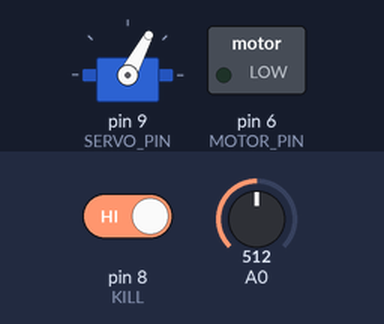
The sketch below on a simulated Arduino Uno, built with avr-gcc and run on an emulated ATmega328P. Shown: servo, switched loads named in the sketch (green lamp = pin HIGH). The inputs (shaded band) are chosen by the test bench; at power-on: pin 8 (KILL) HIGH, A0 = 512. Pins used as bus, display or sensor lines are not drawn.

Above: at 1.2 s.
1.3 s: pin 8 (KILL) driven LOW
At 2.0 s:
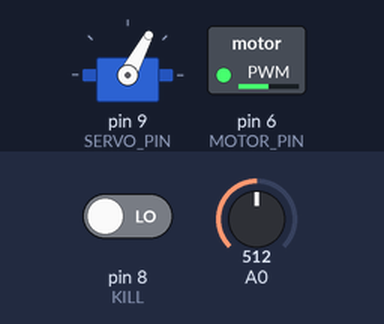
Timing chart, 0 to 4.3 s (numbered marks = the images above; inputs shaded):
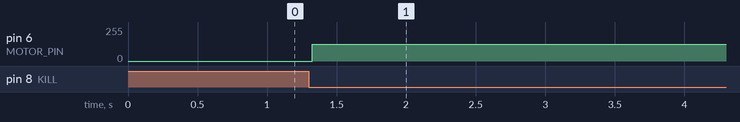

The sketch:

MainController.ino
```cpp
/* VERSION:
 *     DATE: April 16, 2015
 *     DESCRIPTION: - 5 speeds
 *                  - Threshold using adaptive offset
 */

#include <Servo.h>

#include "Linescanner.h"

/* COMMENTS:
 *   Servo Details:
 *       For our servo, we can turn from minimum 20 to maximum 104 degrees.
 *             20 being the maximum right turn
 *             62 being the center
 *             104 being the maximum left turn
 */

//- - - - - - - - - - - - - - - - - - - - - - - - - - - - - -
/* PIN DEFINITIONS */

//Linescanner
#define DATA A0                       //Pin A on Linescanner
#define SYNC 4                        //Pin B on Linescanner, GRAY WIRE
#define CLOCK 5                       //Pin C on Linescanner, WHITE WIRE

//Servo
#define SERVO_PIN 9           //Pin 11 is out now

//Motor
#define MOTOR_PIN 6           //Pin 6 works for the motor driver

//Encoder
//#define ENCODER1 2
//#define ENCODER2 3

//RF Switch
#define KILL 8

//- - - - - - - - - - - - - - - - - - - - - - - - - - - - - -
/* VARIABLES */

//Servo Variables
Servo myServo;
float prevPos;
float SERVO_CENTER = 62;
float CENTER_OF_ARRAY = 63;
float MAX_SERVO_LEFT = 104;
float MAX_SERVO_RIGHT = 20;

//Motor Variable
int MAX_SPEED = 50;
int MED_FAST_SPEED = 45;
int MED_MED_SPEED = 40;
int MED_SLOW_SPEED = 35;
int SLOW_SPEED = 30;

int R_SHARP_ANGLE = 102;    // line center ranged from 10 pixels to the right
int R_MED_SHARP_ANGLE = 92;
int R_MED_MED_SHARP_ANGLE = 80;
int R_MED_SMOOTH_ANGLE = 70;
int L_SHARP_ANGLE = 22;    // line center ranged from 10 pixels to the left
int L_MED_SHARP_ANGLE = 32;
int L_MED_MED_SHARP_ANGLE = 44;
int L_MED_SMOOTH_ANGLE = 54;

//Pixel Array Variables
int pixels[128];
int ALL_ONES = 20;
int ADAPT_THRESHOLD;
int THRES_OFFSET = 8;

int LEFT_PIXELS = -42;                //Correlate to pixels 0 - 21
int RIGHT_PIXELS = 42;                //Correlate to pixels 105 - 128

//Extra variables
int THRES_COUNTER = 101;

//- - - - - - - - - - - - - - - - - - - - - - - - - - - - - -

//Call Linescanner class to read in Camera data
Linescanner linescanner(DATA, SYNC, CLOCK);

void setup()
{
  //Linescanner setup
  pinMode(CLOCK, OUTPUT);
  pinMode(SYNC, OUTPUT);
  pinMode(KILL, INPUT);
  pinMode(MOTOR_PIN, OUTPUT);

  //Servo setup
  myServo.attach(SERVO_PIN);
  myServo.write(SERVO_CENTER);

  //Motor setup

  //Begin the bit integration
    //Set the data rate in bits per second, 9600 is the speed for Uno
  Serial.begin(9600);
}

void loop()
{

  //Find average of pixels for threshold
  //if(THRES_COUNTER > 100)
  //{
  //  THRES_COUNTER = 0;
    ADAPT_THRESHOLD = findThreshold(pixels);
  //}

  int counter = 0;

  //Read in RF Signal to turn motor on or off
  int var = digitalRead(KILL);

  //If signal is 0, turn motor on (Run the car)
  if(var == 0)
  {
    //THRES_COUNTER += 1;
    linescanner.scan(7390);             //Signaling camera to start scanning

    linescanner.read(pixels);           //Reading pixels from camera

    //CAN MOVE THIS CODE AFTER FINDING NEW THRESHOLD TO PRINT ARRAY

   /* for(int i = 0; i < 128; i++)        //Printing out result of camera on serial monitor
    {
      if(pixels[i] > ADAPT_THRESHOLD)        //Threshold is from 0 - 1024 value of analog read
                                        //Determines range to detect white line
      {
        counter = counter + 1;
        Serial.print(1);
      }

      else
      {
        Serial.print(0);
      }

      //Serial.print(pixels[i]);
      //Serial.print(" ");
    }

    Serial.println("\n");
    */


    float middle = findMiddle(pixels); //Find the center of the line
    int angle = servoTurn(middle);      //Determine angle for servo to turn
    myServo.write(angle);

    //Motor Speeds
    if(angle > R_SHARP_ANGLE || L_SHARP_ANGLE > angle)
    {
      //Set the duty cycle of the motor to low speed
      int motorPower  = motorPWM(SLOW_SPEED);     //Currently 20% motor
      analogWrite(MOTOR_PIN, motorPower);
    }

    else if(angle > R_MED_SHARP_ANGLE || L_MED_SHARP_ANGLE > angle)
    {
      int motorPower = motorPWM(MED_SLOW_SPEED);
      analogWrite(MOTOR_PIN, motorPower);
    }

    else if(angle > R_MED_MED_SHARP_ANGLE || L_MED_MED_SHARP_ANGLE > angle)
    {
      int motorPower = motorPWM(MED_MED_SPEED);
      analogWrite(MOTOR_PIN, motorPower);
    }

    else if(angle > R_MED_SMOOTH_ANGLE || L_MED_SMOOTH_ANGLE > angle)
    {
      //Set the duty cycle of the motor to medium speed
      int motorPower  = motorPWM(MED_FAST_SPEED);     //Currently 30% motor
      analogWrite(MOTOR_PIN, motorPower);
    }

    else
    {
      //Set the duty cycle of the motor
      int motorPower  = motorPWM(MAX_SPEED);     //Currently 40% motor
      analogWrite(MOTOR_PIN, motorPower);
    }
  }  //End of running the motor

  //If signal is 1, turn motor off (Stop the car)
  if(var == 1)
  {
    analogWrite(MOTOR_PIN, 0);
    counter = 0;
    THRES_COUNTER = 0;
  }
}

/* Finding the middle of the line
 *   Began: MARCH 21, 2015
 *   Edited: MARCH 28, 2015
 */
float findMiddle(int* pixelArray)
{
  float middle = 1;
  int count = 0;
  float finish = 0;
  int FLAG = 0;

  for(int i = 0; i < 128; i++)
  {
    if(pixelArray[i] > ADAPT_THRESHOLD)         //Detect the line, count the width of the line
    {
      finish = i;
      count = count + 1;

      /*if(count > ALL_ONES)
      {
        FLAG = 1;
        break;
      }*/

      if(pixelArray[i+1] == 128 || pixelArray[i+1] == 0)
      {
        break;
      }
    }
  }

  middle = finish - (count/2);        //Determine the center of the line

  /*if(FLAG == 1)
  {
    middle = prevPos;
  }*/

  return middle;
}


/* Turning the Servo a certain angle
 *   Began: MARCH 25, 2015
 *   Edited: MARCH 28, 2015
 */
float servoTurn(float lineCenter)
{
  //  -absolutePos = Turn left
  //   absolutePos = Turn right
  float absolutePos = lineCenter - CENTER_OF_ARRAY;

  /* DEFAULT CASE
   * Cases where this portion of code should run:
   *   We do not see the line
   *   We go off the course
   */
  if(lineCenter == 0)                 //If we do not detect the line
  {
    if(prevPos < LEFT_PIXELS)         //Previous position of line was to the left
    {
      return MAX_SERVO_LEFT;          //Wheels turn left
    }

    else if(prevPos > RIGHT_PIXELS)   //Previous position of line was to the right
    {
      return MAX_SERVO_RIGHT;         //Wheels turn right
    }

    else                              //Default: Make car go straight
    {
      return SERVO_CENTER;
    }
  }

  //LOCK WHEELS RIGHT
  else if(absolutePos > RIGHT_PIXELS) //lineCenter > camera pixel 105
  {
    prevPos = absolutePos;            //Save this position for later reference
    return MAX_SERVO_RIGHT;
  }

  //LOCK WHEELS LEFT
  else if(absolutePos < LEFT_PIXELS)  //lineCenter < camera pixel 21
  {
    prevPos = absolutePos;            //Save this position for later reference
    return MAX_SERVO_LEFT;
  }

  //TURN WHEELS A CERTAIN ANGLE
  else                                //lineCenter between camera pixel 21 - 105
  {
    prevPos = absolutePos;
    return (SERVO_CENTER - absolutePos);
  }

  //DEFAULT IF NOT SATISFY ANY IF-ELSE STATEMENTS
  //Make car go straight
  return SERVO_CENTER;
}


/* Find the best threshold to determine the location of the line
 *   Began: APRIL 12, 2015
 *   Edited: APRIL 16, 2015
 */
int findThreshold(int* pixelArray)
{
  int average;
  int maximum = 0;

  for(int i = 0; i < 128; i++)
  {
    average = average + pixelArray[i];

    if(pixelArray[i] > maximum)
    {
      maximum = pixelArray[i];
    }
  }

  average = average/128;

  //Adaptive threshold
  int offset = adaptThresOffset(maximum, average);
  offset = offset + average;

  //Static threshold (THRES_OFFSET varies, look at top of file)
  //int offset = average + THRES_OFFSET;

  return offset;
}


/* Algorithm for adaptive thresholding
 *   Began: APRIL 16, 2015
 *   Edited: APRIL 16, 2015
 */
int adaptThresOffset(int maximum, int average)
{
  return ((maximum - average)/2);
}


/* Calculate the duty cycle for the motor
 *   Began: APRIL 11, 2015
 *   Edited: APRIL 11, 2015
 */
int motorPWM(int value)
{
  int motorDuty = 2.55 * value;       //2.55 * value inputed
  return motorDuty;
}
```

Linescanner.cpp
```cpp
#include "Linescanner.h"

//magic
void Linescanner::scan(int expose)
{
  digitalWrite(clock, LOW);
  digitalWrite(sync, HIGH);

  digitalWrite(clock, HIGH);
  digitalWrite(sync, LOW);

  digitalWrite(clock, LOW);

  for (int j = 0; j < 128; j++)
  {
    digitalWrite(clock, HIGH);
    digitalWrite(clock, LOW);
  }

  delayMicroseconds(expose);

  digitalWrite(sync, HIGH);
  digitalWrite(clock, HIGH);
  digitalWrite(sync, LOW);

  digitalWrite(clock, LOW);

}


void Linescanner::read(int* pixels)
{
  //reading data from camera
  for (int i = 0; i < 128; i++)
  {
    pixels[i] = analogRead(data);

    digitalWrite(clock, HIGH);
    digitalWrite(clock, LOW);
  }
}
```

Linescanner.h
```cpp
#ifndef LINESCANNER_H
#define LINESCANNER_H

#include "Arduino.h"
#define  LENGTH 128

class Linescanner {

  private:
    int data;           // digital pin
    int sync;           // digital pin
    int clock;          // analog pin
    int pixels[128];

  public:
    int maximum;
    int minimum;
    int mean;
    int left;
    int center;
    int right;

   /*
    * Description: Constructor
    * Params: data - analog pin number on microcontroller
    *         sync - digital pin number on microcontroller
    *         clock - digital pin number on microcontroller
    */
    Linescanner(int data, int sync, int clock)
                : data(data), sync(sync), clock(clock) {
                  maximum = 0;
                  minimum = 0;
                  mean = 0;
    }

   /*
    * Description: It signals the line scanner to start scanning with the given exposed time
    * Params: expose - time to expose to light
    */
    void scan(int expose);

   /*
    * Description: reads pixels of Linescanner after scan was called
    *              and stores them in int* pixels
    * Params: pixels - int array reference to store pixels data
    */
    void read(int* pixels);

   /*
    * Description:
    * Params:
    */
    void parse(int* pixels); // edge detect? or whatever we want to do with the data

};

#endif // LINESCANNER_H
```

Measured:
- after the input at 1.3 s, pin 6 (MOTOR_PIN): 0/255 → 127/255 at once
